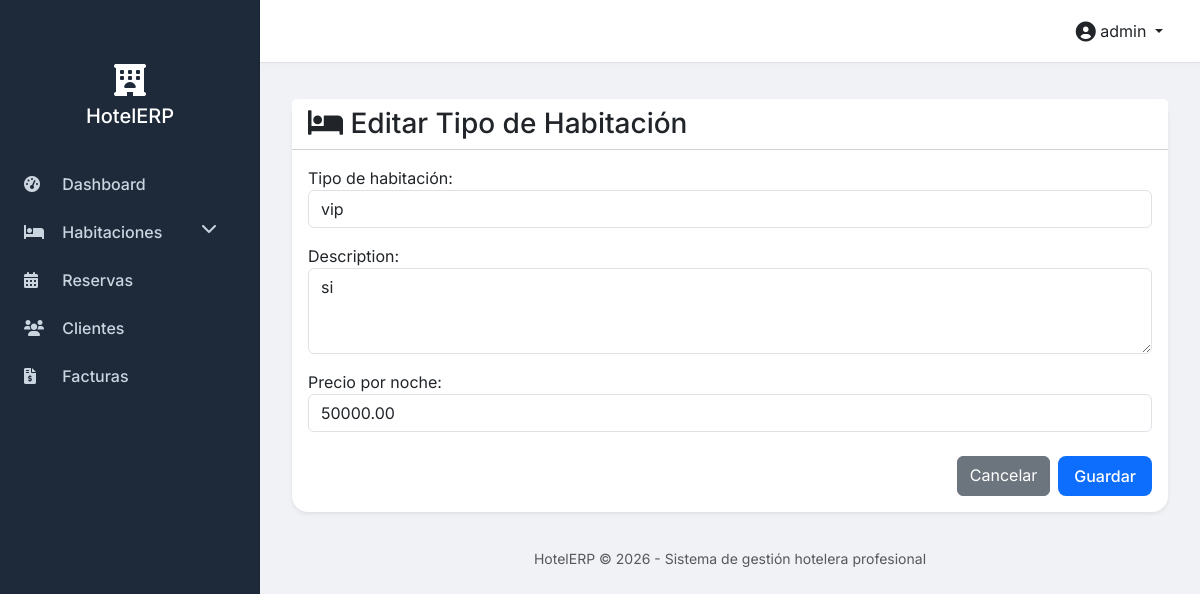
Screenshot of /roomtypes/1/edit/ (signed in) with the database file from the repository.
### hotel/models.py (models this page shows, shortened)
class RoomType(models.Model):
    name = models.CharField(max_length=100, verbose_name="Tipo de habitación")
    description = models.TextField(blank=True)
    price_per_night = models.DecimalField(max_digits=10, decimal_places=2, verbose_name="Precio por noche")
    class Meta:
        verbose_name = "Tipo de habitación"
        verbose_name_plural = "Tipos de habitación"

### hotel/views.py (the view)
# urls.py: path('roomtypes/<int:pk>/edit/', views.roomtype_edit, name='roomtype_edit'),
@login_required
def roomtype_edit(request, pk):
    roomtype = get_object_or_404(RoomType, pk=pk)
    if request.method == 'POST':
        form = RoomTypeForm(request.POST, instance=roomtype)
        if form.is_valid():
            form.save()
            messages.success(request, 'Tipo de habitación actualizado.')
            return redirect('hotel:roomtype_list')
    else:
        form = RoomTypeForm(instance=roomtype)
    return render(request, 'hotel/roomtype_form.html', {'form': form, 'title': 'Editar Tipo de Habitación'})

### hotel/forms.py
class RoomTypeForm(forms.ModelForm):
    class Meta:
        model = RoomType
        fields = ['name', 'description', 'price_per_night']
        widgets = {
            'name': forms.TextInput(attrs={'class': 'form-control'}),
            'description': forms.Textarea(attrs={'class': 'form-control', 'rows': 3}),
            'price_per_night': forms.NumberInput(attrs={'class': 'form-control', 'step': '0.01'}),
        }

### hotel/templates/hotel/roomtype_form.html (shortened to what this page needs)
{% extends 'hotel/base.html' %}
{% block content %}
<div class="container">
    <div class="card shadow-sm">
        <div class="card-header bg-white">
            <h3 class="mb-0"><i class="fas fa-bed"></i> {{ title }}</h3>
        </div>
        <div class="card-body">
            <form method="post">
                {{ form.as_p }}
                <div class="d-flex justify-content-end gap-2 mt-4">
                    <a href="{% url 'hotel:room_list' %}" class="btn btn-secondary">Cancelar</a>
                    <button type="submit" class="btn btn-primary">Guardar</button>
                </div>
            </form>
        </div>
    </div>
</div>
{% endblock %}

### hotel/templates/hotel/base.html (shortened to what this page needs)
<!DOCTYPE html>
<html lang="es">
<head>
    <link href="https://cdn.jsdelivr.net/npm/bootstrap@5.3.0-alpha1/dist/css/bootstrap.min.css" rel="stylesheet">
    <link rel="stylesheet" href="https://cdnjs.cloudflare.com/ajax/libs/font-awesome/6.0.0-beta3/css/all.min.css">
</head>
<body>
    <div class="sidebar">
        <div class="d-flex flex-column align-items-center mt-3 mb-4">
            <i class="fas fa-hotel fa-2x text-white"></i>
            <h5 class="text-white mt-2">HotelERP</h5>
        </div>
        <ul class="nav flex-column">
            <li class="nav-item">
                <a class="nav-link {% if request.resolver_match.url_name == 'index' %}active{% endif %}" href="{% url 'hotel:index' %}">
                    <i class="fas fa-tachometer-alt"></i> Dashboard
                </a>
            </li>
            <li class="nav-item">
                <a class="nav-link" href="#roomsSubmenu" data-bs-toggle="collapse" role="button" aria-expanded="false" aria-controls="roomsSubmenu">
                    <i class="fas fa-bed"></i> Habitaciones
                    <i class="fas fa-chevron-down float-end" style="transition: transform 0.2s;"></i>
                </a>
            </li>
            <li class="nav-item">
                <a class="nav-link {% if 'reservation' in request.path %}active{% endif %}" href="{% url 'hotel:reservation_list' %}">
                    <i class="fas fa-calendar-alt"></i> Reservas
                </a>
            </li>
            <li class="nav-item">
                <a class="nav-link {% if 'customer' in request.path %}active{% endif %}" href="{% url 'hotel:customer_list' %}">
                    <i class="fas fa-users"></i> Clientes
                </a>
            </li>
            <li class="nav-item">
                <a class="nav-link {% if 'invoice' in request.path %}active{% endif %}" href="{% url 'hotel:invoice_list' %}">
                    <i class="fas fa-file-invoice-dollar"></i> Facturas
                </a>
            </li>
        </ul>
    </div>
    <nav class="navbar-top d-flex justify-content-between align-items-center">
        <div class="dropdown">
            <button class="btn btn-link text-dark text-decoration-none dropdown-toggle" type="button" id="userDropdown" data-bs-toggle="dropdown" aria-expanded="false">
                <i class="fas fa-user-circle fa-lg"></i> {{ user.username }}
            </button>
        </div>
    </nav>
    <main class="mt-3">
        {% block content %}
        {% endblock %}
    </main>
    <footer>
        <p class="text-muted small">HotelERP © {% now "Y" %} - Sistema de gestión hotelera profesional</p>
    </footer>
</body>
</html>

### hotel/templates/hotel/base.html (style rules this page uses)
* { font-family: 'Inter', sans-serif; }
body { background-color: #f0f2f5; margin: 0; padding: 0; }
.sidebar { position: fixed; top: 0; bottom: 0; left: 0; z-index: 100; padding: 48px 0 0; box-shadow: inset -1px 0 0 rgba(0, 0, 0, .1); background-color: #1e2a3a; width: 260px; }
.sidebar .nav-link { font-weight: 500; color: #cbd5e0; padding: 0.75rem 1.5rem; transition: all 0.2s; }
.sidebar .nav-link i { margin-right: 10px; width: 24px; }
main { margin-left: 260px; padding: 20px; }
.navbar-top { background-color: #fff; border-bottom: 1px solid #dee2e6; padding: 0.75rem 1.5rem; margin-left: 260px; position: sticky; top: 0; z-index: 99; box-shadow: 0 2px 4px rgba(0,0,0,0.02); }
.card { border-radius: 1rem; border: none; box-shadow: 0 4px 12px rgba(0,0,0,0.05); transition: transform 0.2s, box-shadow 0.2s; }
.btn-primary { background-color: #0d6efd; border: none; border-radius: 0.5rem; padding: 0.5rem 1rem; font-weight: 500; }
footer { margin-left: 260px; background: transparent; text-align: center; padding: 1rem; color: #6c757d; }

### rows the page displays
RoomType: name "vip", description "si", price_per_night "50000.00"

### other values shown
{{ user.username }} "admin"
{{ title }} "Editar Tipo de Habitación"
